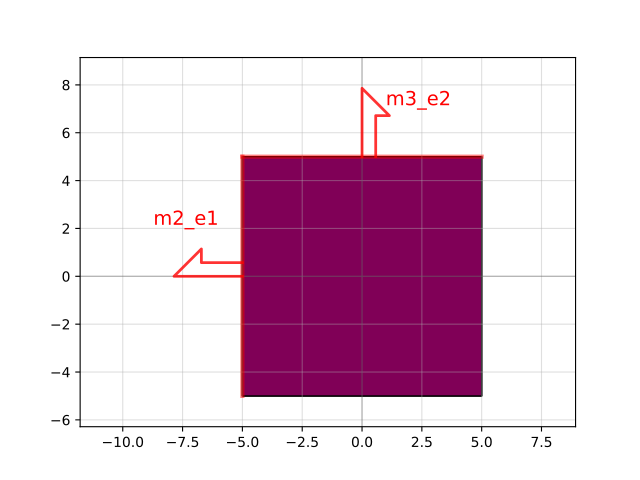

Python code for this plot:
import gdsfactory as gf

c = gf.components.via_corner(cross_section=[[{'function': 'cross_section', 'settings': {'layer': 'M2', 'width': 10.0, 'port_names': ['e1', 'e2'], 'port_types': ['electrical', 'electrical']}}, [0, 180]], [{'function': 'cross_section', 'settings': {'layer': 'M3', 'width': 10.0, 'port_names': ['e1', 'e2'], 'port_types': ['electrical', 'electrical']}}, [90, 270]]], layers_labels=['m2', 'm3'])
c.plot()
